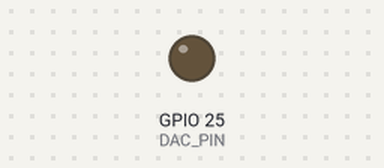
The sketch below on a simulated ESP32. On the bench: output pins drawn as LEDs (lit = HIGH).

Above: at 0.15 s.
Timing chart, 0 to 0.2 s (numbered marks = the images above):
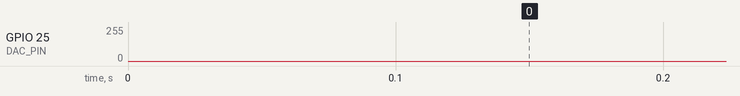

The sketch:

workingSine.ino
```cpp
#include <Arduino.h>
#include <math.h>

const int DAC_PIN = 25; // DAC pin (GPIO 25) for ESP32
const int amplitude = 127; // Amplitude of the sine wave (0-127 for 8-bit DAC resolution)
const int offset = 128; // Offset to shift sine wave to positive values (0-255 for 8-bit DAC resolution)
const int frequency = 512; // Desired frequency of the sine wave in Hz
const int numSamples = 256; // Number of samples in the sine wave table

// Create a lookup table for the sine wave
uint8_t sineTable[numSamples];

void setup() {
  // Set the DAC pin as an output
  pinMode(DAC_PIN, OUTPUT);

  // Generate the sine wave lookup table for 8-bit DAC
  for (int i = 0; i < numSamples; i++) {
    float angle = 2 * PI * i / numSamples;
    sineTable[i] = amplitude * (sin(angle) + 1) / 2 + offset;
  }
}

void loop() {
  static int index = 0;

  // Write the current sine wave value to the DAC pin
  dacWrite(DAC_PIN, sineTable[index]);

  // Increment the index and wrap around if necessary
  index++;
  if (index >= numSamples) {
    index = 0;
  }

  // Delay to achieve the desired frequency
  delayMicroseconds((1000000 / frequency) / numSamples); // Delay in microseconds
}
```
